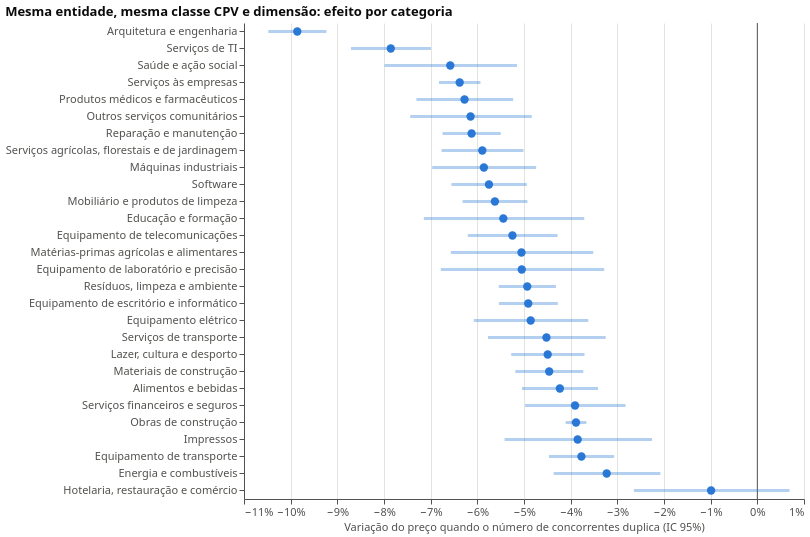

The cell this chart's notebook holds for it:
### Markdown cell above
O efeito quase não se mexe: cerca de **−5,5% a −5,8% por duplicação** em todas as especificações, contra −5,7% na secção 4.
A mesma entidade, a comprar o mesmo tipo de coisa com uma dimensão parecida, continua a pagar menos quando concorrem mais empresas.

### É igual em todas as categorias?

Os −5,7% são uma média. A célula abaixo ajusta o modelo mais exigente (classe CPV × decil + entidade adjudicante) em separado para cada
divisão CPV com pelo menos 2000 contratos.

### Code cell
cpv_names = cpv.set_index("cpv_division")["cpv_short_name"]
rows = []
with warnings.catch_warnings():
    warnings.simplefilter("ignore")
    for division, g in s.groupby("cpv_division"):
        if len(g) < 2000:
            continue
        fit = pf.feols("log_ratio ~ log_bidders + log_base | procedure_group + year + contract_type + cell + buyer",
                       data=g, vcov={"CRV1": "buyer"})
        rows.append((cpv_names.get(division, division), fit._N, *doubling(fit), g["bidders"].eq(1).mean()))
by_division = (pd.DataFrame(rows, columns=["category", "contracts", "doubling_bidders", "ci_low", "ci_high", "single_bid_share"])
                 .sort_values("doubling_bidders").reset_index(drop=True))
negative = (by_division["ci_high"] < 0).sum()
print(f"{len(by_division)} categorias, {by_division['contracts'].sum():,} contratos; "
      f"claramente negativo (todo o IC 95% abaixo de zero) em {negative}")

base = alt.Chart(by_division).encode(y=alt.Y("category:N", sort=None, title=None, axis=alt.Axis(labelLimit=260)))
alt.layer(
    alt.Chart(pd.DataFrame({"x": [0]})).mark_rule(color=MUTED).encode(x="x:Q"),
    base.mark_rule(strokeWidth=3, color=BLUE, opacity=0.35).encode(x="ci_low:Q", x2="ci_high:Q"),
    base.mark_point(filled=True, size=70, color=BLUE, opacity=1).encode(
        x=alt.X("doubling_bidders:Q", title="Variação do preço quando o número de concorrentes duplica (IC 95%)",
                axis=alt.Axis(format="%")),
        tooltip=[alt.Tooltip("category:N", title="Categoria"),
                 alt.Tooltip("doubling_bidders:Q", title="Duplicar concorrentes", format="+.1%"),
                 alt.Tooltip("ci_low:Q", title="IC 95% mínimo", format="+.1%"),
                 alt.Tooltip("ci_high:Q", title="IC 95% máximo", format="+.1%"),
                 alt.Tooltip("contracts:Q", title="Contratos", format=","),
                 alt.Tooltip("single_bid_share:Q", title="Uma só proposta", format=".0%")]),
).properties(width=560, height=alt.Step(17), title="Mesma entidade, mesma classe CPV e dimensão: efeito por categoria")

### Figure 1 — Vega-Lite specification as saved in the notebook (floating-point values rounded to 4 significant figures)
{"config": {"view": {"stroke": null}, "axis": {"gridColor": "#e4e3df", "domainColor": "#52514e", "tickColor": "#52514e", "labelColor": "#52514e", "titleColor": "#52514e", "labelFontSize": 11, "titleFontSize": 11, "titleFontWeight": "normal"}, "legend": {"labelColor": "#52514e", "titleColor": "#52514e"}, "title": {"anchor": "start", "fontSize": 13, "color": "#0b0b0b"}, "font": "system-ui, -apple-system, Segoe UI, sans-serif"}, "layer": [{"data": {"name": "data-d285a7403ed98ae579761d64a864032b"}, "mark": {"type": "rule", "color": "#52514e"}, "encoding": {"x": {"field": "x", "type": "quantitative"}}}, {"data": {"name": "data-fff49afef5add944210704502dc102d2"}, "mark": {"type": "rule", "color": "#2a78d6", "opacity": 0.35, "strokeWidth": 3}, "encoding": {"x": {"field": "ci_low", "type": "quantitative"}, "x2": {"field": "ci_high"}, "y": {"axis": {"labelLimit": 260}, "field": "category", "sort": null, "title": null, "type": "nominal"}}}, {"data": {"name": "data-fff49afef5add944210704502dc102d2"}, "mark": {"type": "point", "color": "#2a78d6", "filled": true, "opacity": 1, "size": 70}, "encoding": {"tooltip": [{"field": "category", "title": "Categoria", "type": "nominal"}, {"field": "doubling_bidders", "format": "+.1%", "title": "Duplicar concorrentes", "type": "quantitative"}, {"field": "ci_low", "format": "+.1%", "title": "IC 95% mínimo", "type": "quantitative"}, {"field": "ci_high", "format": "+.1%", "title": "IC 95% máximo", "type": "quantitative"}, {"field": "contracts", "format": ",", "title": "Contratos", "type": "quantitative"}, {"field": "single_bid_share", "format": ".0%", "title": "Uma só proposta", "type": "quantitative"}], "x": {"axis": {"format": "%"}, "field": "doubling_bidders", "title": "Variação do preço quando o número de concorrentes duplica (IC 95%)", "type": "quantitative"}, "y": {"axis": {"labelLimit": 260}, "field": "category", "sort": null, "title": null, "type": "nominal"}}}], "height": {"step": 17}, "title": "Mesma entidade, mesma classe CPV e dimensão: efeito por categoria", "width": 560, "$schema": "https://vega.github.io/schema/vega-lite/v6.4.1.json", "datasets": {"data-d285a7403ed98ae579761d64a864032b": [{"x": 0}], "data-fff49afef5add944210704502dc102d2": [{"category": "Arquitetura e engenharia", "contracts": 19101, "doubling_bidders": -0.09858, "ci_low": -0.1048, "ci_high": -0.09234, "single_bid_share": 0.3797}, {"category": "Serviços de TI", "contracts": 12027, "doubling_bidders": -0.07855, "ci_low": -0.08708, "ci_high": -0.06994, "single_bid_share": 0.5508}, {"category": "Saúde e ação social", "contracts": 3001, "doubling_bidders": -0.0658, "ci_low": -0.07988, "ci_high": -0.0515, "single_bid_share": 0.5515}, {"category": "Serviços às empresas", "contracts": 21439, "doubling_bidders": -0.06378, "ci_low": -0.06821, "ci_high": -0.05933, "single_bid_share": 0.4988}, {"category": "Produtos médicos e farmacêuticos", "contracts": 12086, "doubling_bidders": -0.06274, "ci_low": -0.07305, "ci_high": -0.05232, "single_bid_share": 0.3181}, {"category": "Outros serviços comunitários", "contracts": 4651, "doubling_bidders": -0.06145, "ci_low": -0.07438, "ci_high": -0.04834, "single_bid_share": 0.6689}, {"category": "Reparação e manutenção", "contracts": 12787, "doubling_bidders": -0.06123, "ci_low": -0.06745, "ci_high": -0.05498, "single_bid_share": 0.5178}, {"category": "Serviços agrícolas, florestais e de jardinagem", "contracts": 4196, "doubling_bidders": -0.05893, "ci_low": -0.06766, "ci_high": -0.05013, "single_bid_share": 0.3899}, {"category": "Máquinas industriais", "contracts": 2797, "doubling_bidders": -0.0586, "ci_low": -0.06967, "ci_high": -0.04739, "single_bid_share": 0.4325}, {"category": "Software", "contracts": 4390, "doubling_bidders": -0.05751, "ci_low": -0.06555, "ci_high": -0.0494, "single_bid_share": 0.5201}, {"category": "Mobiliário e produtos de limpeza", "contracts": 8830, "doubling_bidders": -0.05624, "ci_low": -0.06316, "ci_high": -0.04926, "single_bid_share": 0.423}, {"category": "Educação e formação", "contracts": 2685, "doubling_bidders": -0.05443, "ci_low": -0.07147, "ci_high": -0.03709, "single_bid_share": 0.6962}, {"category": "Equipamento de telecomunicações", "contracts": 3060, "doubling_bidders": -0.05248, "ci_low": -0.06204, "ci_high": -0.04281, "single_bid_share": 0.4458}, {"category": "Matérias-primas agrícolas e alimentares", "contracts": 1840, "doubling_bidders": -0.05054, "ci_low": -0.06567, "ci_high": -0.03516, "single_bid_share": 0.543}, {"category": "Equipamento de laboratório e precisão", "contracts": 1945, "doubling_bidders": -0.05048, "ci_low": -0.06782, "ci_high": -0.03282, "single_bid_share": 0.4081}, {"category": "Resíduos, limpeza e ambiente", "contracts": 9771, "doubling_bidders": -0.0493, "ci_low": -0.05541, "ci_high": -0.04315, "single_bid_share": 0.3352}, {"category": "Equipamento de escritório e informático", "contracts": 10233, "doubling_bidders": -0.04909, "ci_low": -0.05538, "ci_high": -0.04276, "single_bid_share": 0.4182}, {"category": "Equipamento elétrico", "contracts": 3076, "doubling_bidders": -0.04857, "ci_low": -0.06076, "ci_high": -0.03622, "single_bid_share": 0.4556}, {"category": "Serviços de transporte", "contracts": 4908, "doubling_bidders": -0.04519, "ci_low": -0.05772, "ci_high": -0.03249, "single_bid_share": 0.5566}, {"category": "Lazer, cultura e desporto", "contracts": 5657, "doubling_bidders": -0.04492, "ci_low": -0.05274, "ci_high": -0.03704, "single_bid_share": 0.6792}, {"category": "Materiais de construção", "contracts": 8072, "doubling_bidders": -0.0446, "ci_low": -0.05186, "ci_high": -0.0373, "single_bid_share": 0.4067}, {"category": "Alimentos e bebidas", "contracts": 9418, "doubling_bidders": -0.04231, "ci_low": -0.05043, "ci_high": -0.03413, "single_bid_share": 0.4622}, {"category": "Serviços financeiros e seguros", "contracts": 4161, "doubling_bidders": -0.03906, "ci_low": -0.04975, "ci_high": -0.02825, "single_bid_share": 0.379}, {"category": "Obras de construção", "contracts": 50950, "doubling_bidders": -0.03886, "ci_low": -0.04107, "ci_high": -0.03664, "single_bid_share": 0.2794}, {"category": "Impressos", "contracts": 1767, "doubling_bidders": -0.0385, "ci_low": -0.05416, "ci_high": -0.02258, "single_bid_share": 0.4517}, {"category": "Equipamento de transporte", "contracts": 9697, "doubling_bidders": -0.0377, "ci_low": -0.04466, "ci_high": -0.03068, "single_bid_share": 0.4639}, {"category": "Energia e combustíveis", "contracts": 3592, "doubling_bidders": -0.03228, "ci_low": -0.04364, "ci_high": -0.02078, "single_bid_share": 0.2753}, {"category": "Hotelaria, restauração e comércio", "contracts": 3088, "doubling_bidders": -0.009909, "ci_low": -0.02644, "ci_high": 0.006905, "single_bid_share": 0.494}]}}
